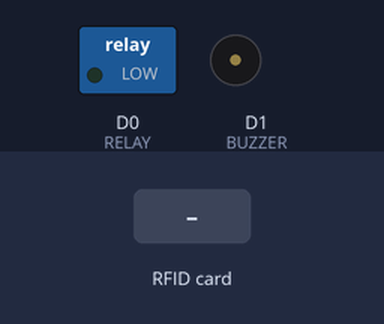
The sketch below on a simulated ESP8266 (NodeMCU). Parts: switched loads named in the sketch (green lamp = pin HIGH), buzzer (waves = sounding). The test bench sets the inputs (shaded band). What the sketch prints to the serial monitor is not drawn.

Above: at 1.2 s.
1.3 s: RFID card A1 4A D2 83 held to the reader
At 3.0 s:
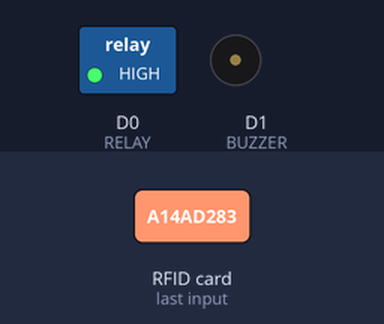
4.3 s: RFID card 5E 7A 19 C4 held to the reader
At 5.1 s:
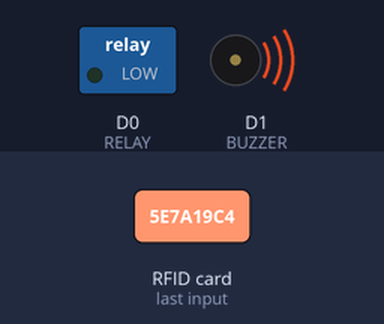
6.8 s: RFID card D9 5B CA D0 held to the reader
At 7.8 s:
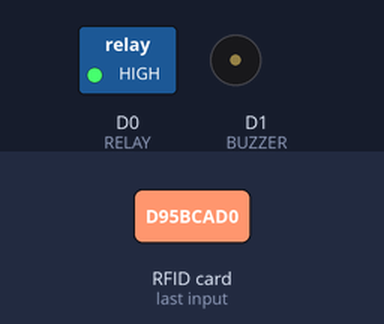
Timing chart, 0 to 10.8 s (numbered marks = the images above; inputs shaded):
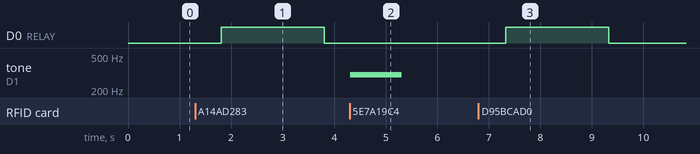

The sketch:

RFID_locksys_ver1.ino
```cpp
#include <SPI.h>
#include <MFRC522.h>

#define SS_PIN D4
#define RST_PIN D3
#define RELAY D0 //connect the relay to number 3 pin
#define BUZZER D1 // connect the buzzer to 2 pin
#define ACCESS_DELAY 2000
#define DENIED_DELAY 1000
MFRC522 mfrc522(SS_PIN, RST_PIN); // Create MFRC522 instance.
void setup()
{
Serial.begin(9600); // Initiate a serial communication
SPI.begin(); // Initiate SPI bus
mfrc522.PCD_Init(); // Initiate MFRC522
pinMode(RELAY, OUTPUT);
pinMode(BUZZER, OUTPUT);
noTone(BUZZER);
digitalWrite(RELAY, LOW);
Serial.println("Put your card to the reader for scanning …");
Serial.println();

}
void loop()
{
// Look for new cards
if ( ! mfrc522.PICC_IsNewCardPresent())
{
return;
}
// Select one of the cards
if ( ! mfrc522.PICC_ReadCardSerial())
{
return;
}
//Show UID on serial monitor
Serial.print("UID tag :");
String CardUID= "";
//byte letter;
for (byte i = 0; i < mfrc522.uid.size; i++)
{
Serial.print(mfrc522.uid.uidByte[i] < 0x10 ? " 0" : " ");
Serial.print(mfrc522.uid.uidByte[i], HEX);
CardUID.concat(String(mfrc522.uid.uidByte[i] < 0x10 ? " 0" : " "));
CardUID.concat(String(mfrc522.uid.uidByte[i], HEX));
}
Serial.println();
Serial.print("Message : ");
CardUID.toUpperCase();
if (CardUID.substring(1) == "A1 4A D2 83" || CardUID.substring(1) == "D9 5B CA D0") // enter your own card number after copying it from serial monitor
{
Serial.println("Authorized access");
Serial.println();
delay(500);
digitalWrite(RELAY, HIGH);
delay(ACCESS_DELAY);
digitalWrite(RELAY, LOW);

}

else {
Serial.println(" Access denied");
tone(BUZZER, 300);
delay(DENIED_DELAY);
noTone(BUZZER);
}
}
```

Measured:
- after the input at 1.3 s, D0 (RELAY): LOW → HIGH after 0.51 s, → LOW 2.0 s later
- after the input at 4.3 s, tone on D1 (BUZZER): silent → 300 Hz at once, → silent 1.0 s later
- after the input at 6.8 s, D0 (RELAY): LOW → HIGH after 0.53 s, → LOW 2.0 s later
